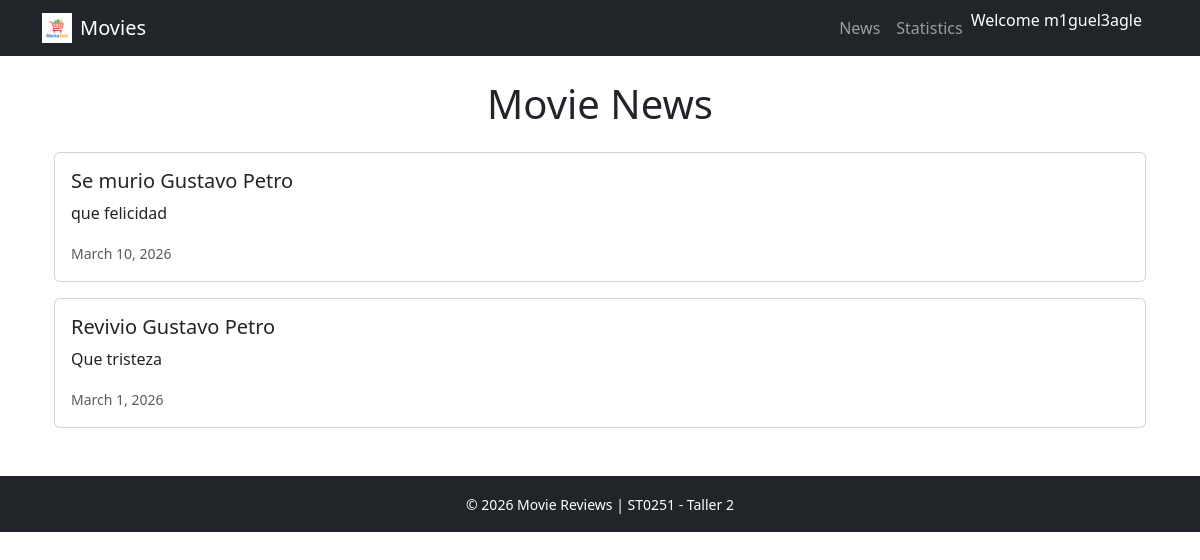
Page /news/ (signed in) on the committed database.
### news/models.py (models this page shows, shortened)
class News(models.Model):
    headline = models.CharField(max_length=200)
    body = models.TextField()
    date = models.DateField()

### news/views.py (the view)
# urls.py: path('', views.news_view, name='news'),
def news_view(request):
    newss = News.objects.order_by('-date')
    return render(request, 'news.html', {'newss': newss})

### news/templates/news.html
{% extends 'base.html' %}
{% block content %}
<h1 class="text-center mb-4">Movie News</h1>
<div class="container">
    {% for news in newss %}
    <div class="card mb-3">
        <div class="card-body">
            <h5 class="card-title">
                {{ news.headline }}
            </h5>
            <p class="card-text">
                {{ news.body }}
            </p>
            <p class="card-text">
                <small class="text-muted">
                    {{ news.date }}
                </small>
            </p>
        </div>
    </div>
    {% endfor %}
</div>
{% endblock content %}

### moviereviews/templates/base.html (shortened to what this page needs)
{% load static %}
<!DOCTYPE html>
<html>
<head>
    <link href="https://cdn.jsdelivr.net/npm/bootstrap@5.3.3/dist/css/bootstrap.min.css" rel="stylesheet">
</head>
<body>
<nav class="navbar navbar-expand-lg navbar-dark bg-dark">
    <div class="container">
        <a class="navbar-brand d-flex align-items-center" href="{% url 'home' %}">
            <img src="{% static 'images/home.png' %}" width="30" class="me-2">
            Movies
        </a>
        <div class="collapse navbar-collapse" id="navbarNav">
            <ul class="navbar-nav ms-auto">
                <li class="nav-item">
                    <a class="nav-link" href="{% url 'news' %}">
                        News
                    </a>
                </li>
                <li class="nav-item">
                    <a class="nav-link" href="{% url 'statistics' %}">
                        Statistics
                    </a>
                </li>
                {% if user.is_authenticated %}
                    <li class="nav-item">
                        <span class="navbar-text me-3 text-white">
                            Welcome {{ user.username }}
                        </span>
                    </li>
                {% endif %}
            </ul>
        </div>
    </div>
</nav>
<div class="container mt-4">
    {% block content %}
    {% endblock content %}
</div>
<footer class="bg-dark text-white text-center py-3 mt-5">
    <div class="container">
        <small>
            © 2026 Movie Reviews | ST0251 - Taller 2
        </small>
    </div>
</footer>
</body>
</html>

### rows in the picture
News: headline "Se murio Gustavo Petro", body "que felicidad", date "March 10, 2026"
News: headline "Revivio Gustavo Petro", body "Que tristeza", date "March 1, 2026"

### other values in the picture
{{ user.username }} "m1guel3agle"
